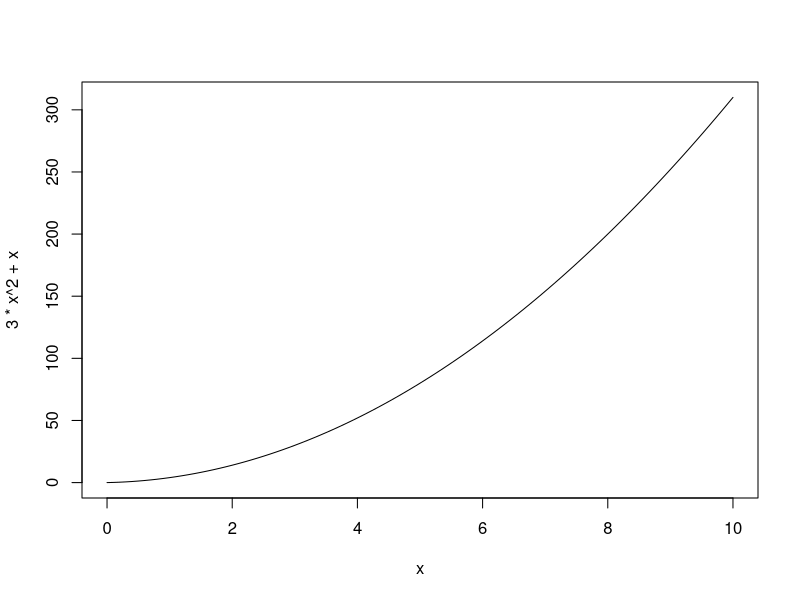
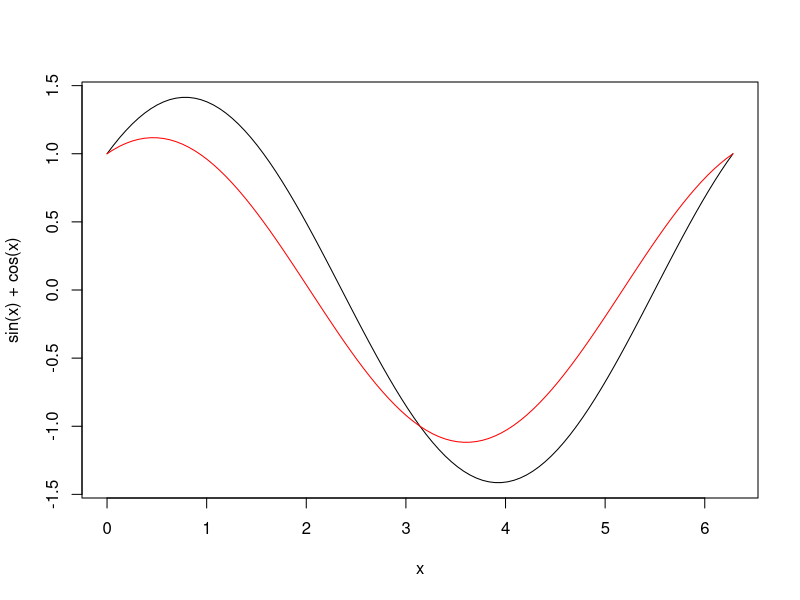
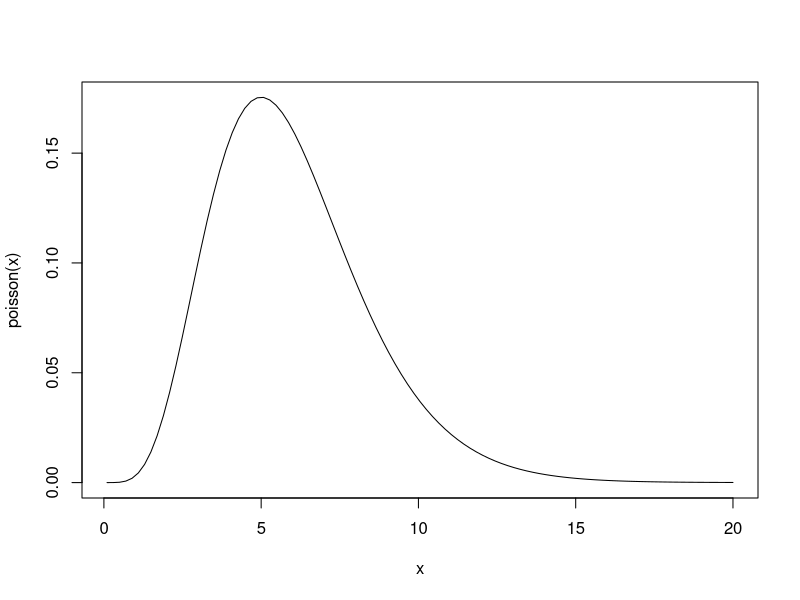
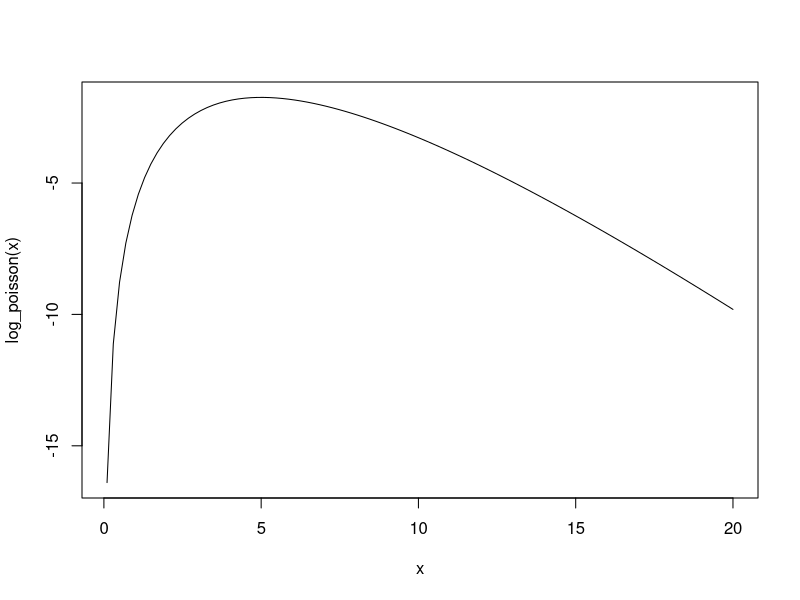
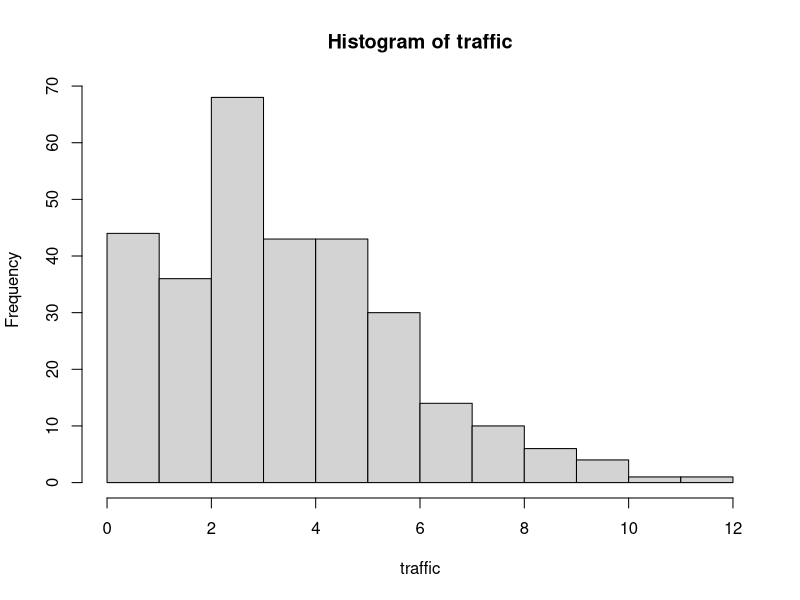
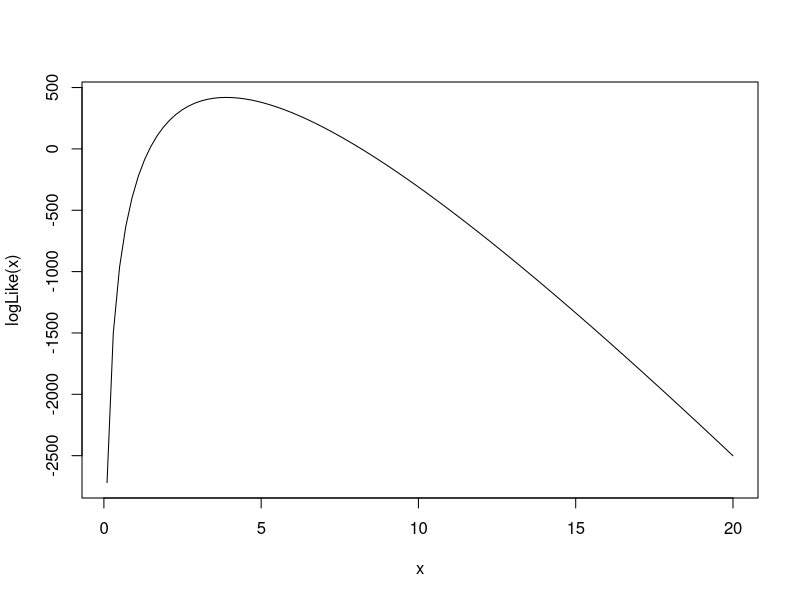
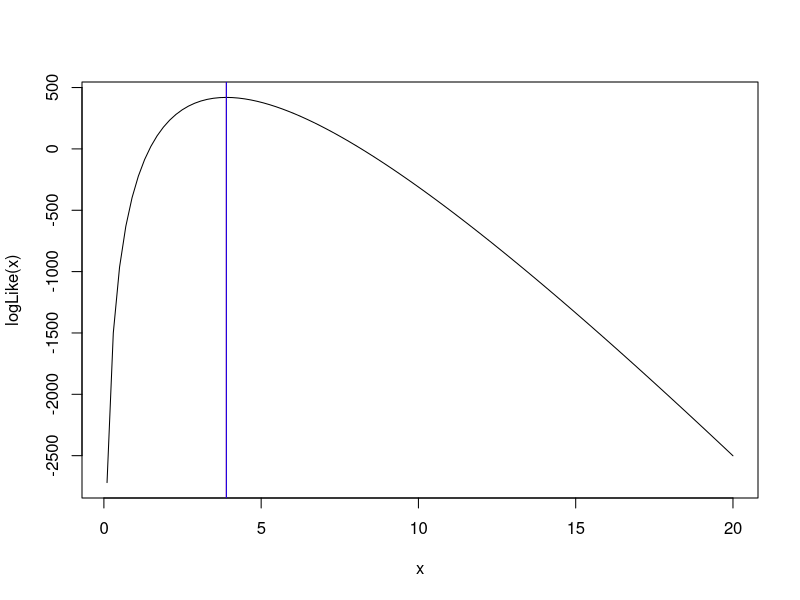
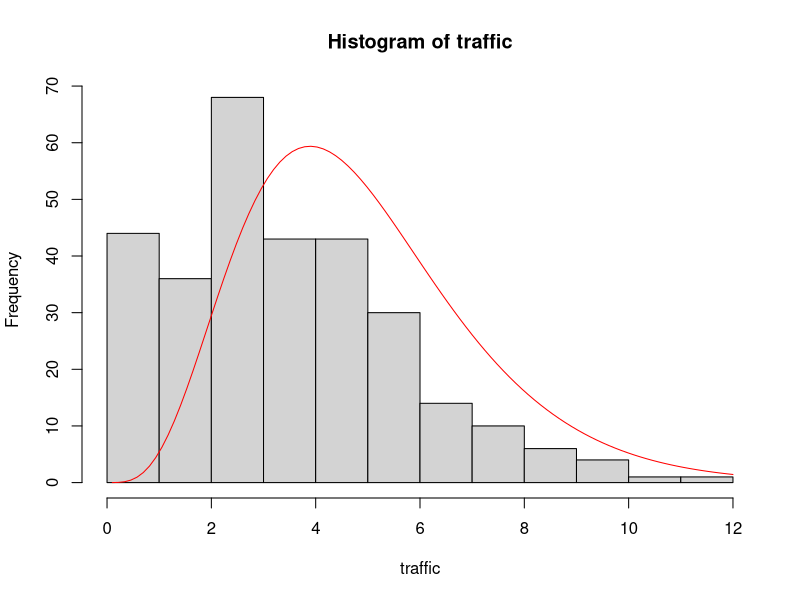

These figures' R source, in order:

#1.1
poisson <- function(l){
  exp(-l)*l**5 / factorial(5)
}

#1.2
curve(3*x^2 + x, from=0, to=10)
curve(sin(x) + cos(x), from=0, to=2*pi)
curve(0.5*sin(x) + cos(x), from=0, to=2*pi, add=T, col='red')

curve(poisson(x), from=0.1, to=20)
#about 5

#1.3
log_poisson <- function(l){
  log( exp(-l)*l**5 / factorial(5) )
}

curve(log_poisson(x), from=0.1, to=20)
#yes same value of 5 to maximise

#2.1
traffic <- rep(0:12, c(14,30,36,68,43,43,30,14,10,6,4,1,1))

hist(traffic)
#yes posson model seems good


#2.2
logLike <- function(l){
  -length(traffic)*l + sum(traffic)*log(l)
}
curve(logLike(x), from=0.1, to=20)

#2.3
optim(1, logLike, lower=0.1, upper=20, method='Brent',control=list(fnscale=-1))
#l=3.893
mean(traffic)
#xbar=3.893

#2.4
mle<-optim(1, logLike, lower=0.1, upper=20, method='Brent',control=list(fnscale=-1))$par
curve(logLike(x), from=0.1, to=20)
abline(v=mle, col='red')
abline(v=mean(traffic), col='blue')

#2.5
poisson_mle <- function(l){
  exp(-l)*l**mle / factorial(mle)
}
hist(traffic)
curve(300*poisson_mle(x), from=0.1, to=12, add=T, col='red')

#2.6
optim(1, logLike, lower=0.1, upper=20, method='Brent',control=list(fnscale=-1), hessian=T)

#2.7
obs_info<--1*optim(1, logLike, lower=0.1, upper=20, method='Brent',control=list(fnscale=-1), hessian=T)$hessian
varMLE <- 1/obs_info[1,1]

#2.8
zcrit_95 <- 1.96
ci<- c(mle-zcrit_95*sqrt(varMLE),mle+zcrit_95*sqrt(varMLE))

hist(traffic)
curve(300*poisson_mle(x), from=0.1, to=12, add=T, col='red')
abline(v=mle, col='red')
abline(v=ci[1], col='blue')
abline(v=ci[2], col='blue')


curve(logLike(x), from=3.8, to=4)
#yes log like looks quadratic near mle
#means the assumption that the curver is gausian is reasonable

